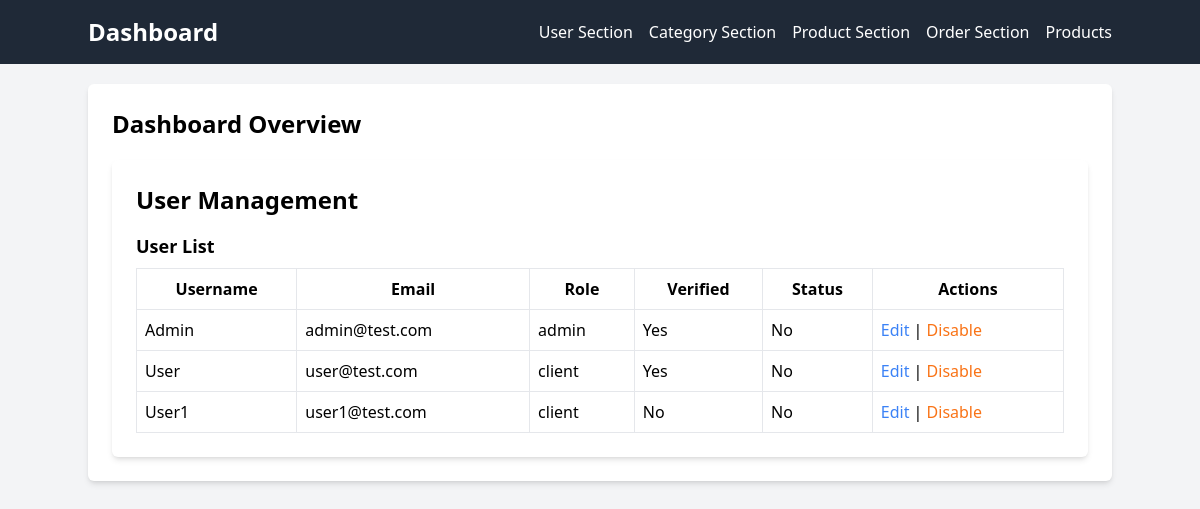
Before: /dashboard.php with the older database file.
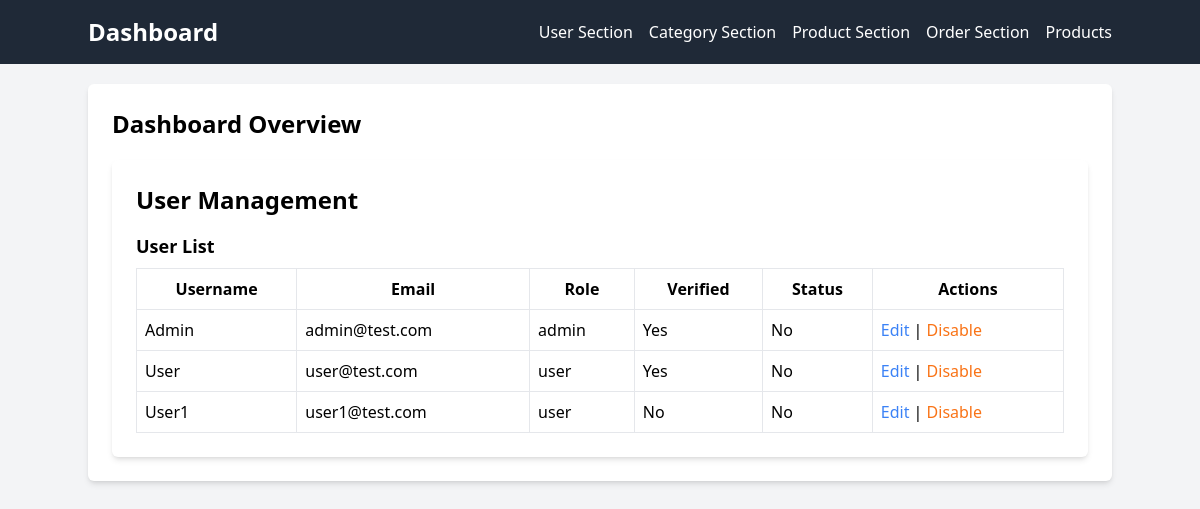
After: the same page with the newer database file.
### tables this page shows
CREATE TABLE Users (
    user_id INT PRIMARY KEY AUTO_INCREMENT,
    username VARCHAR(255) UNIQUE NOT NULL,
    email VARCHAR(255) UNIQUE NOT NULL,
    password VARCHAR(255) NOT NULL,
    role ENUM('admin', 'user') DEFAULT 'user',
    verified BOOLEAN DEFAULT FALSE,
    full_name VARCHAR(255) NOT NULL,
    phone_number VARCHAR(15),
    address VARCHAR(255),
    disabled BOOLEAN DEFAULT FALSE NOT NULL,
    city VARCHAR(100)
);

### database.php (called while the page is built, shortened)
<?php
class Database
{
    private static $connection;
    public static function getConnection()
    {
        if (!self::$connection) {
            self::$connection = new PDO('mysql:host=localhost;dbname=ELECTRONACERV4', 'root', '123');
            self::$connection->setAttribute(PDO::ATTR_ERRMODE, PDO::ERRMODE_EXCEPTION);
        }
        return self::$connection;
    }
}
class BaseDAO
{
    public function __construct()
    {
        $this->db = Database::getConnection();
    }
}

### classes.php (called while the page is built, shortened)
<?php
class UserDAO extends BaseDAO
{
    public function getAllUsers()
    {
        $query = "SELECT * FROM Users";
        $statement = $this->db->prepare($query);
        $statement->execute();
        $users = $statement->fetchAll(PDO::FETCH_ASSOC);
        return $users;
    }
}

### user-management.php (the view)
<div class="container mx-auto mt-5 p-6 bg-white shadow-md rounded-md">
    <h2 class="text-2xl font-semibold mb-4">User Management</h2>
    <div>
        <h3 class="text-lg font-semibold mb-2">User List</h3>
        <table class="w-full border">
            <thead>
                <tr>
                    <th class="border p-2">Username</th>
                    <th class="border p-2">Email</th>
                    <th class="border p-2">Role</th>
                    <th class="border p-2">Verified</th>
                    <th class="border p-2">Status</th>
                    <th class="border p-2">Actions</th>
                </tr>
            </thead>
            <tbody>
                <?php
                $userDAO = new UserDAO();
                $users = $userDAO->getAllUsers();
                foreach ($users as $user) {
                    echo "<tr>";
                    echo "<td class='border p-2'>{$user['username']}</td>";
                    echo "<td class='border p-2'>{$user['email']}</td>";
                    echo "<td class='border p-2'>{$user['role']}</td>";
                    $verifiedText = ($user['verified'] == 1) ? 'Yes' : 'No';
                    echo "<td class='border p-2'>{$verifiedText}</td>";
                    $statusText = ($user['disabled'] == 1) ? 'Yes' : 'No';
                    echo "<td class='border p-2'>{$statusText}</td>";
                    echo "<td class='border p-2'>";
                    echo "<a href='edit_user.php?id={$user['user_id']}' class='text-blue-500'>Edit</a>";
                    echo " | ";
                    if ($user['disabled']) {
                        echo "<a href='enable_user.php?id={$user['user_id']}' class='text-green-500 hover:underline'>Enable</a>";
                    } else {
                        echo "<a href='disable_user.php?id={$user['user_id']}' class='text-orange-500 hover:underline'>Disable</a>";
                    }
                    echo "</td>";
                    echo "</tr>";
                }
                ?>
            </tbody>
        </table>
    </div>
</div>

### dashboard.php (shortened to what this page needs)
<?php
require_once 'database.php';
require_once 'classes.php';
?>
<!DOCTYPE html>
<html lang="en">
<head>
    <link href="https://cdn.jsdelivr.net/npm/tailwindcss@2.2.19/dist/tailwind.min.css" rel="stylesheet">
</head>
<body class="bg-gray-100 font-sans">
    <nav class="bg-gray-800 text-white p-4">
        <div class="container mx-auto flex justify-between items-center">
            <div class="text-2xl font-semibold">Dashboard</div>
            <ul class="flex space-x-4">
                <li>
                    <a href="?page=user-management" class="hover:text-blue-500">User Section</a>
                </li>
                <li>
                    <a href="?page=category-management" class="hover:text-blue-500">Category Section</a>
                </li>
                <li>
                    <a href="?page=product-management" class="hover:text-blue-500">Product Section</a>
                </li>
                <li>
                    <a href="?page=order-management" class="hover:text-blue-500">Order Section</a>
                </li>
                <li>
                    <a href="products.php" hover:text-blue-500">Products</a>
                </li>
            </ul>
        </div>
    </nav>
    <div class="container mx-auto mt-5 p-6 bg-white shadow-md rounded-md">
        <h2 class="text-2xl font-semibold mb-4">Dashboard Overview</h2>
        <?php
        if (isset($_GET['page'])) {
            $page = $_GET['page'];
            if (in_array($page, ['user-management', 'category-management', 'product-management', 'order-management']) && file_exists($page . '.php')) {
                include($page . '.php');
            } else {
                echo '<p class="text-red-500">Invalid page selected.</p>';
            }
        } else {
            include('user-management.php');
        }
        ?>
    </div>
    <script src="https://cdn.tailwindcss.com"></script>
</body>
</html>

Changed rows visible on the page:
changed users "User": role "client" → "user"
changed users "User1": role "client" → "user"
